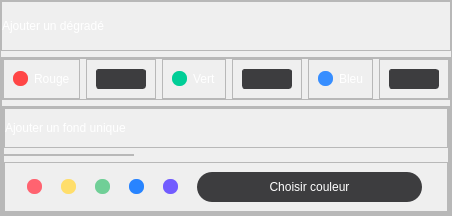
                        <widget class="QFrame" name="frame_20">
                         <property name="frameShape">
                          <enum>QFrame::StyledPanel</enum>
                         </property>
                         <property name="frameShadow">
                          <enum>QFrame::Raised</enum>
                         </property>
                         <layout class="QVBoxLayout" name="verticalLayout_9">
                          <property name="leftMargin">
                           <number>0</number>
                          </property>
                          <property name="topMargin">
                           <number>0</number>
                          </property>
                          <property name="rightMargin">
                           <number>0</number>
                          </property>
                          <property name="bottomMargin">
                           <number>0</number>
                          </property>
                          <item>
                           <widget class="QFrame" name="frame_23">
                            <property name="minimumSize">
                             <size>
                              <width>0</width>
                              <height>50</height>
                             </size>
                            </property>
                            <property name="maximumSize">
                             <size>
                              <width>16777215</width>
                              <height>50</height>
                             </size>
                            </property>
                            <property name="frameShape">
                             <enum>QFrame::StyledPanel</enum>
                            </property>
                            <property name="frameShadow">
                             <enum>QFrame::Raised</enum>
                            </property>
                            <layout class="QVBoxLayout" name="verticalLayout_10">
                             <property name="leftMargin">
                              <number>0</number>
                             </property>
                             <property name="topMargin">
                              <number>0</number>
                             </property>
                             <property name="rightMargin">
                              <number>0</number>
                             </property>
                             <property name="bottomMargin">
                              <number>0</number>
                             </property>
                             <item>
                              <widget class="QLabel" name="label_3">
                               <property name="styleSheet">
                                <string notr="true">*{
	color: white;
	font: 100 14pt &quot;Ubuntu&quot;;
}</string>
                               </property>
                               <property name="text">
                                <string>Ajouter un dégradé</string>
                               </property>
                              </widget>
                             </item>
                            </layout>
                           </widget>
                          </item>
                          <item>
                           <widget class="QFrame" name="frame_24">
                            <property name="frameShape">
                             <enum>QFrame::StyledPanel</enum>
                            </property>
                            <property name="frameShadow">
                             <enum>QFrame::Raised</enum>
                            </property>
                            <layout class="QVBoxLayout" name="verticalLayout_11">
                             <property name="leftMargin">
                              <number>0</number>
                             </property>
                             <property name="topMargin">
                              <number>0</number>
                             </property>
                             <property name="rightMargin">
                              <number>0</number>
                             </property>
                             <property name="bottomMargin">
                              <number>0</number>
                             </property>
                             <item>
                              <widget class="QFrame" name="frame_25">
                               <property name="frameShape">
                                <enum>QFrame::StyledPanel</enum>
                               </property>
                               <property name="frameShadow">
                                <enum>QFrame::Raised</enum>
                               </property>
                               <layout class="QHBoxLayout" name="horizontalLayout_9">
                                <property name="leftMargin">
                                 <number>0</number>
                                </property>
                                <property name="topMargin">
                                 <number>0</number>
                                </property>
                                <property name="rightMargin">
                                 <number>0</number>
                                </property>
                                <property name="bottomMargin">
                                 <number>0</number>
                                </property>
                                <item>
                                 <widget class="QFrame" name="frame_28">
                                  <property name="maximumSize">
                                   <size>
                                    <width>85</width>
                                    <height>16777215</height>
                                   </size>
                                  </property>
                                  <property name="frameShape">
                                   <enum>QFrame::StyledPanel</enum>
                                  </property>
                                  <property name="frameShadow">
                                   <enum>QFrame::Raised</enum>
                                  </property>
                                  <layout class="QHBoxLayout" name="horizontalLayout_10">
                                   <item>
                                    <widget class="QPushButton" name="pushButton_5">
                                     <property name="maximumSize">
                                      <size>
                                       <width>15</width>
                                       <height>15</height>
                                      </size>
                                     </property>
                                     <property name="styleSheet">
                                      <string notr="true">*{
	background: rgb(255, 70, 70);
	border-radius: 7px;
}</string>
                                     </property>
                                     <property name="text">
                                      <string/>
                                     </property>
                                    </widget>
                                   </item>
                                   <item>
                                    <widget class="QLabel" name="label_4">
                                     <property name="styleSheet">
                                      <string notr="true">*{
	font: 100 11pt &quot;Ubuntu&quot;;
	color: white;
}</string>
                                     </property>
                                     <property name="text">
                                      <string>Rouge</string>
                                     </property>
                                    </widget>
                                   </item>
                                  </layout>
                                 </widget>
                                </item>
                                <item>
                                 <widget class="QFrame" name="frame_30">
                                  <property name="maximumSize">
                                   <size>
                                    <width>70</width>
                                    <height>16777215</height>
                                   </size>
                                  </property>
                                  <property name="frameShape">
                                   <enum>QFrame::StyledPanel</enum>
                                  </property>
                                  <property name="frameShadow">
                                   <enum>QFrame::Raised</enum>
                                  </property>
                                  <layout class="QHBoxLayout" name="horizontalLayout_13">
                                   <item>
                                    <widget class="QComboBox" name="redComboBox">
                                     <property name="styleSheet">
                                      <string notr="true">QComboBox {
    border: 1px solid #3d3d3f;
    border-radius: 3px;
	padding: 1px 18px 1px 3px;
	color: white;
}

QComboBox:editable {
    background: #3d3d3f;
}

QComboBox:!editable, QComboBox::drop-down:editable {
    background: #3d3d3f;
	color: white;
}

QComboBox:!editable:on, QComboBox::drop-down:editable:on {
    background: white;
	color: white;
}

QComboBox:on { 
    padding-top: 3px;
    padding-left: 4px;
}

QComboBox::drop-down {
    subcontrol-origin: padding;
    subcontrol-position: top right;
    width: 15px;

	border-left-width: 1px;
    border-left-color: #3d3d3f;
    border-left-style: solid; /* just a single line */
    border-top-right-radius: 0px; /* same radius as the QComboBox */
    border-bottom-right-radius: 0px;
}

QComboBox::down-arrow:on {
    top: 1px;
    left: 1px;
}</string>
                                     </property>
                                    </widget>
                                   </item>
                                  </layout>
                                 </widget>
                                </item>
                                <item>
                                 <widget class="QFrame" name="frame_32">
                                  <property name="maximumSize">
                                   <size>
                                    <width>85</width>
                                    <height>16777215</height>
                                   </size>
                                  </property>
                                  <property name="frameShape">
                                   <enum>QFrame::StyledPanel</enum>
                                  </property>
                                  <property name="frameShadow">
                                   <enum>QFrame::Raised</enum>
                                  </property>
                                  <layout class="QHBoxLayout" name="horizontalLayout_15">
                                   <item>
                                    <widget class="QPushButton" name="pushButton_11">
                                     <property name="maximumSize">
                                      <size>
                                       <width>15</width>
                                       <height>15</height>
                                      </size>
                                     </property>
                                     <property name="styleSheet">
                                      <string notr="true">*{
	background: rgb(0, 206, 151);
	border-radius: 7px;
}</string>
                                     </property>
                                     <property name="text">
                                      <string/>
                                     </property>
                                    </widget>
                                   </item>
                                   <item>
                                    <widget class="QLabel" name="label_5">
                                     <property name="styleSheet">
                                      <string notr="true">*{
	font: 100 11pt &quot;Ubuntu&quot;;
	color: white;
}</string>
                                     </property>
                                     <property name="text">
                                      <string>Vert</string>
                                     </property>
                                    </widget>
                                   </item>
                                  </layout>
                                 </widget>
                                </item>
                                <item>
                                 <widget class="QFrame" name="frame_34">
                                  <property name="maximumSize">
                                   <size>
                                    <width>70</width>
                                    <height>16777215</height>
                                   </size>
                                  </property>
                                  <property name="frameShape">
                                   <enum>QFrame::StyledPanel</enum>
                                  </property>
                                  <property name="frameShadow">
                                   <enum>QFrame::Raised</enum>
                                  </property>
                                  <layout class="QHBoxLayout" name="horizontalLayout_16">
                                   <item>
                                    <widget class="QComboBox" name="greenComboBox">
                                     <property name="styleSheet">
                                      <string notr="true">QComboBox {
    border: 1px solid #3d3d3f;
    border-radius: 3px;
	padding: 1px 18px 1px 3px;
	color: white;
}

QComboBox:editable {
    background: #3d3d3f;
}

QComboBox:!editable, QComboBox::drop-down:editable {
    background: #3d3d3f;
	color: white;
}

QComboBox:!editable:on, QComboBox::drop-down:editable:on {
    background: white;
	color: white;
}

QComboBox:on { 
    padding-top: 3px;
    padding-left: 4px;
}

QComboBox::drop-down {
    subcontrol-origin: padding;
    subcontrol-position: top right;
    width: 15px;

	border-left-width: 1px;
    border-left-color: #3d3d3f;
    border-left-style: solid; /* just a single line */
    border-top-right-radius: 0px; /* same radius as the QComboBox */
    border-bottom-right-radius: 0px;
}

QComboBox::down-arrow:on {
    top: 1px;
    left: 1px;
}</string>
                                     </property>
                                    </widget>
                                   </item>
                                  </layout>
                                 </widget>
                                </item>
                                <item>
                                 <widget class="QFrame" name="frame_33">
                                  <property name="maximumSize">
                                   <size>
                                    <width>85</width>
                                    <height>16777215</height>
                                   </size>
                                  </property>
                                  <property name="frameShape">
                                   <enum>QFrame::StyledPanel</enum>
                                  </property>
                                  <property name="frameShadow">
                                   <enum>QFrame::Raised</enum>
                                  </property>
                                  <layout class="QHBoxLayout" name="horizontalLayout_17">
                                   <item>
                                    <widget class="QPushButton" name="pushButton_12">
                                     <property name="maximumSize">
                                      <size>
                                       <width>15</width>
                                       <height>15</height>
                                      </size>
                                     </property>
                                     <property name="styleSheet">
                                      <string notr="true">*{
	background: rgb(55, 142, 255);
	border-radius: 7px;
}</string>
                                     </property>
                                     <property name="text">
                                      <string/>
                                     </property>
                                    </widget>
                                   </item>
                                   <item>
                                    <widget class="QLabel" name="label_6">
                                     <property name="styleSheet">
                                      <string notr="true">*{
	font: 100 11pt &quot;Ubuntu&quot;;
	color: white;
}</string>
                                     </property>
                                     <property name="text">
                                      <string>Bleu</string>
                                     </property>
                                    </widget>
                                   </item>
                                  </layout>
                                 </widget>
                                </item>
                                <item>
                                 <widget class="QFrame" name="frame_39">
                                  <property name="maximumSize">
                                   <size>
                                    <width>70</width>
                                    <height>16777215</height>
                                   </size>
                                  </property>
                                  <property name="frameShape">
                                   <enum>QFrame::StyledPanel</enum>
                                  </property>
                                  <property name="frameShadow">
                                   <enum>QFrame::Raised</enum>
                                  </property>
                                  <layout class="QHBoxLayout" name="horizontalLayout_22">
                                   <item>
                                    <widget class="QComboBox" name="blueComboBox">
                                     <property name="styleSheet">
                                      <string notr="true">QComboBox {
    border: 1px solid #3d3d3f;
    border-radius: 3px;
	padding: 1px 18px 1px 3px;
	color: white;
}

QComboBox:editable {
    background: #3d3d3f;
}

QComboBox:!editable, QComboBox::drop-down:editable {
    background: #3d3d3f;
	color: white;
}

QComboBox:!editable:on, QComboBox::drop-down:editable:on {
    background: white;
	color: white;
}

QComboBox:on { 
    padding-top: 3px;
    padding-left: 4px;
}

QComboBox::drop-down {
    subcontrol-origin: padding;
    subcontrol-position: top right;
    width: 15px;

	border-left-width: 1px;
    border-left-color: #3d3d3f;
    border-left-style: solid; /* just a single line */
    border-top-right-radius: 0px; /* same radius as the QComboBox */
    border-bottom-right-radius: 0px;
}

QComboBox::down-arrow:on {
    top: 1px;
    left: 1px;
}</string>
                                     </property>
                                    </widget>
                                   </item>
                                  </layout>
                                 </widget>
                                </item>
                               </layout>
                              </widget>
                             </item>
                             <item>
                              <widget class="QFrame" name="frame_27">
                               <property name="frameShape">
                                <enum>QFrame::StyledPanel</enum>
                               </property>
                               <property name="frameShadow">
                                <enum>QFrame::Raised</enum>
                               </property>
                               <layout class="QHBoxLayout" name="horizontalLayout_14">
                                <property name="leftMargin">
                                 <number>0</number>
                                </property>
                                <property name="topMargin">
                                 <number>0</number>
                                </property>
                                <property name="rightMargin">
                                 <number>0</number>
                                </property>
                                <property name="bottomMargin">
                                 <number>0</number>
                                </property>
                                <item>
                                 <widget class="QFrame" name="frame_29">
                                  <property name="frameShape">
                                   <enum>QFrame::StyledPanel</enum>
                                  </property>
                                  <property name="frameShadow">
                                   <enum>QFrame::Raised</enum>
                                  </property>
                                  <layout class="QVBoxLayout" name="verticalLayout_12">
                                   <property name="leftMargin">
                                    <number>0</number>
                                   </property>
                                   <property name="topMargin">
                                    <number>0</number>
                                   </property>
                                   <property name="rightMargin">
                                    <number>0</number>
                                   </property>
                                   <property name="bottomMargin">
                                    <number>0</number>
                                   </property>
                                   <item>
                                    <widget class="QFrame" name="frame_26">
                                     <property name="minimumSize">
                                      <size>
                                       <width>0</width>
                                       <height>40</height>
                                      </size>
                                     </property>
                                     <property name="maximumSize">
                                      <size>
                                       <width>16777215</width>
                                       <height>45</height>
                                      </size>
                                     </property>
                                     <property name="frameShape">
                                      <enum>QFrame::StyledPanel</enum>
                                     </property>
                                     <property name="frameShadow">
                                      <enum>QFrame::Raised</enum>
                                     </property>
                                     <layout class="QHBoxLayout" name="horizontalLayout_18">
                                      <property name="leftMargin">
                                       <number>0</number>
                                      </property>
                                      <property name="topMargin">
                                       <number>0</number>
                                      </property>
                                      <property name="rightMargin">
                                       <number>0</number>
                                      </property>
                                      <property name="bottomMargin">
                                       <number>0</number>
                                      </property>
                                      <item>
                                       <widget class="QLabel" name="label_7">
                                        <property name="styleSheet">
                                         <string notr="true">*{
	color: white;
	font: 100 14pt &quot;Ubuntu&quot;;
}</string>
                                        </property>
                                        <property name="text">
                                         <string>Ajouter un fond unique</string>
                                        </property>
                                       </widget>
                                      </item>
                                     </layout>
                                    </widget>
                                   </item>
                                   <item>
                                    <widget class="QFrame" name="frame_31">
                                     <property name="maximumSize">
                                      <size>
                                       <width>130</width>
                                       <height>16777215</height>
                                      </size>
                                     </property>
                                     <property name="frameShape">
                                      <enum>QFrame::StyledPanel</enum>
                                     </property>
                                     <property name="frameShadow">
                                      <enum>QFrame::Raised</enum>
                                     </property>
                                     <layout class="QHBoxLayout" name="horizontalLayout_12">
                                      <property name="leftMargin">
                                       <number>0</number>
                                      </property>
                                      <property name="topMargin">
                                       <number>0</number>
                                      </property>
                                      <property name="rightMargin">
                                       <number>0</number>
                                      </property>
                                      <property name="bottomMargin">
                                       <number>0</number>
                                      </property>
                                     </layout>
                                    </widget>
                                   </item>
                                   <item>
                                    <widget class="QFrame" name="frame_35">
                                     <property name="frameShape">
                                      <enum>QFrame::StyledPanel</enum>
                                     </property>
                                     <property name="frameShadow">
                                      <enum>QFrame::Raised</enum>
                                     </property>
                                     <layout class="QHBoxLayout" name="horizontalLayout_11">
                                      <item>
                                       <widget class="QPushButton" name="redButton">
                                        <property name="maximumSize">
                                         <size>
                                          <width>15</width>
                                          <height>15</height>
                                         </size>
                                        </property>
                                        <property name="styleSheet">
                                         <string notr="true">QPushButton {
	background: #ff6370;
	border-radius: 7px;
}

QPushButton::selected {
	border: 2px solid, rgba(255, 99, 102, 60);
}</string>
                                        </property>
                                        <property name="text">
                                         <string/>
                                        </property>
                                       </widget>
                                      </item>
                                      <item>
                                       <widget class="QPushButton" name="yellowButton">
                                        <property name="maximumSize">
                                         <size>
                                          <width>15</width>
                                          <height>15</height>
                                         </size>
                                        </property>
                                        <property name="styleSheet">
                                         <string notr="true">*{
	background: #ffde6b;
	border-radius: 7px;
}</string>
                                        </property>
                                        <property name="text">
                                         <string/>
                                        </property>
                                       </widget>
                                      </item>
                                      <item>
                                       <widget class="QPushButton" name="greenButton">
                                        <property name="maximumSize">
                                         <size>
                                          <width>15</width>
                                          <height>15</height>
                                         </size>
                                        </property>
                                        <property name="styleSheet">
                                         <string notr="true">*{
	background: #70cf97;
	border-radius: 7px;
}</string>
                                        </property>
                                        <property name="text">
                                         <string/>
                                        </property>
                                       </widget>
                                      </item>
                                      <item>
                                       <widget class="QPushButton" name="blueButton">
                                        <property name="maximumSize">
                                         <size>
                                          <width>15</width>
                                          <height>15</height>
                                         </size>
                                        </property>
                                        <property name="styleSheet">
                                         <string notr="true">*{
	background: #2884ff;
	border-radius: 7px;
}</string>
                                        </property>
                                        <property name="text">
                                         <string/>
                                        </property>
                                       </widget>
                                      </item>
                                      <item>
                                       <widget class="QPushButton" name="violetButton">
                                        <property name="maximumSize">
                                         <size>
                                          <width>15</width>
                                          <height>15</height>
                                         </size>
                                        </property>
                                        <property name="styleSheet">
                                         <string notr="true">*{
	background: #725cff;
	border-radius: 7px;
}</string>
                                        </property>
                                        <property name="text">
                                         <string/>
                                        </property>
                                       </widget>
                                      </item>
                                      <item>
                                       <widget class="QPushButton" name="openColorChooserBackground">
                                        <property name="minimumSize">
                                         <size>
                                          <width>0</width>
                                          <height>30</height>
                                         </size>
                                        </property>
                                        <property name="maximumSize">
                                         <size>
                                          <width>225</width>
                                          <height>16777215</height>
                                         </size>
                                        </property>
                                        <property name="styleSheet">
                                         <string notr="true">*{
	background: #3d3d3f;
	color: white;
	border-radius: 15px;
}</string>
                                        </property>
                                        <property name="text">
                                         <string>Choisir couleur</string>
                                        </property>
                                        <property name="icon">
                                         <iconset>
                                          <normaloff>../ressources/icons8-color-swatch-20.png</normaloff>../ressources/icons8-color-swatch-20.png</iconset>
                                        </property>
                                       </widget>
                                      </item>
                                     </layout>
                                    </widget>
                                   </item>
                                  </layout>
                                 </widget>
                                </item>
                               </layout>
                              </widget>
                             </item>
                            </layout>
                           </widget>
                          </item>
                         </layout>
                        </widget>
